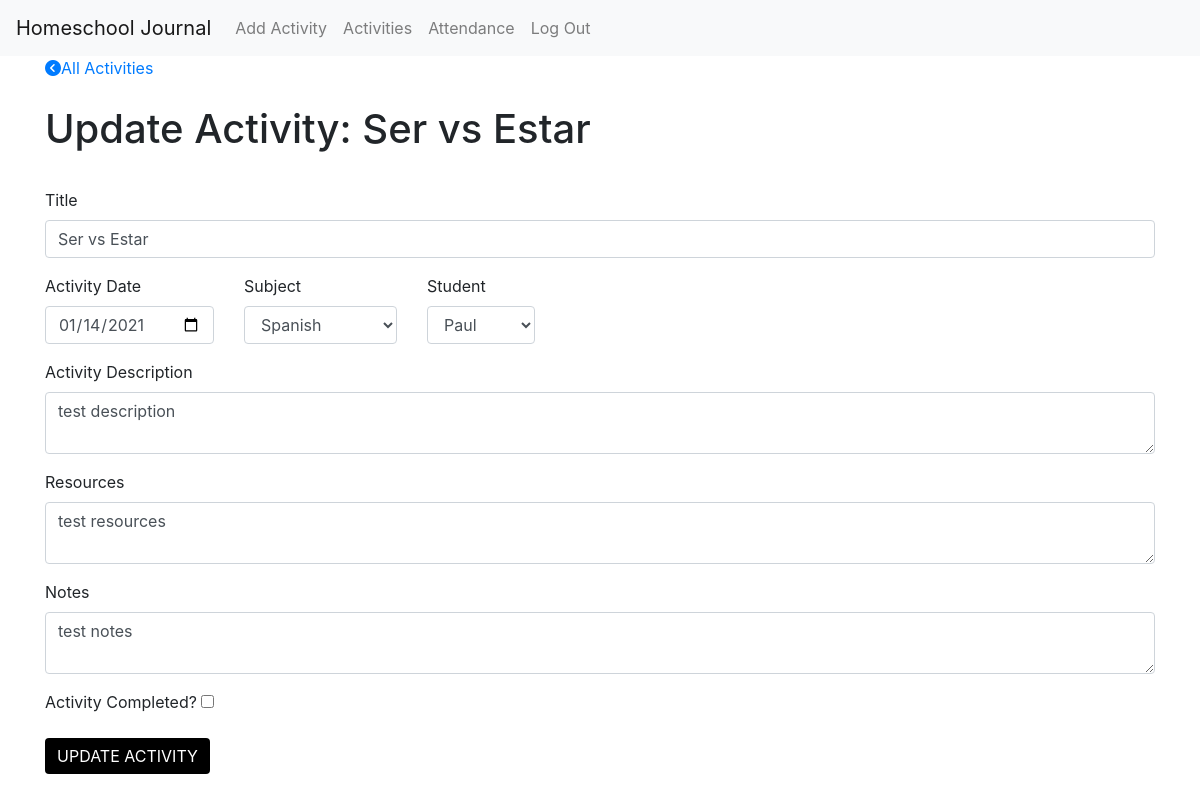
/update/Ser vs Estar (signed in), run on an earlier commit of the app's database.
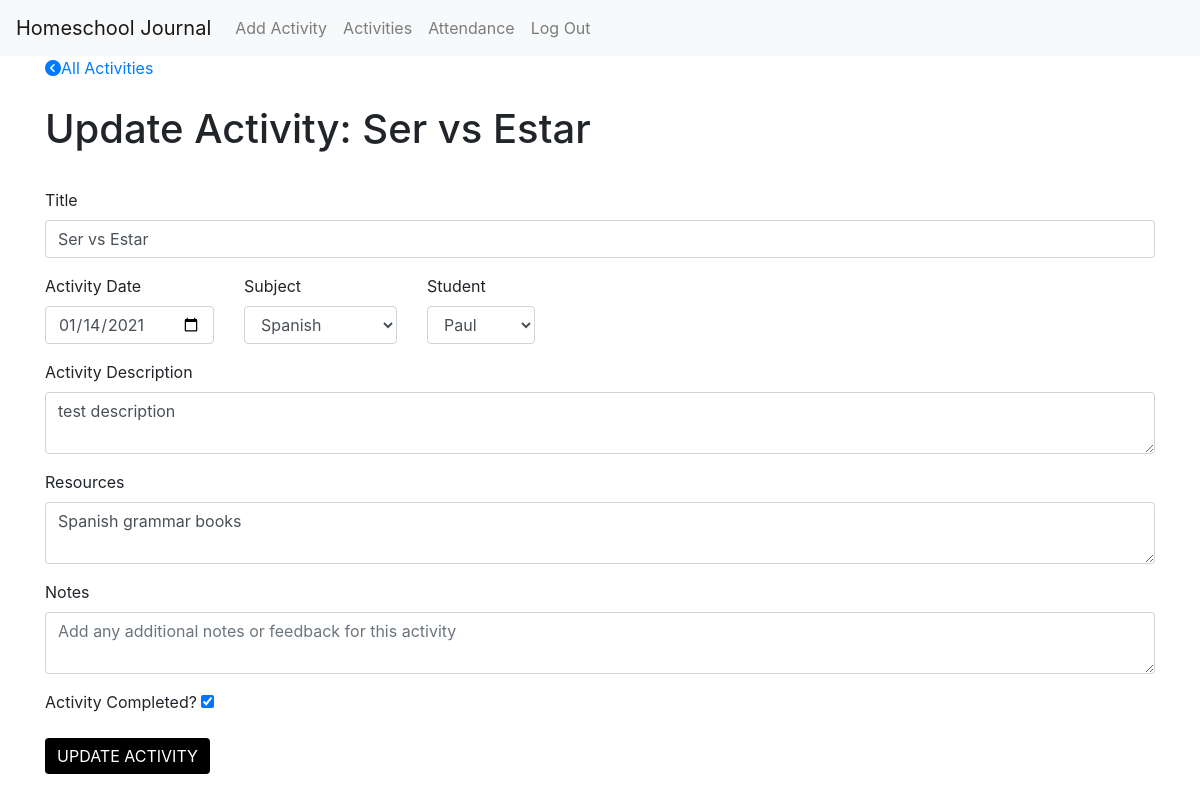
And on a later commit of the database.
### app/models.py (models this page shows, shortened)
class Activity(db.Model):
    id = db.Column(db.Integer, primary_key=True)
    title = db.Column(db.String(150), index=True, nullable=False)
    user_id = db.Column(db.Integer, db.ForeignKey('user.id'), index=True)
    subject_id = db.Column(db.Integer, db.ForeignKey('subject.id'), index=True, nullable=False)
    student_id = db.Column(db.Integer, db.ForeignKey('student.id'), index=True, nullable=False)
    description = db.Column(db.Text, index=True)
    resources = db.Column(db.Text, index=True)
    activity_date = db.Column(db.String(64), index=True, nullable=False)
    notes = db.Column(db.Text, index=True)
    status = db.Column(db.String(64), index=True, nullable=False)

### app/routes.py (the view, shortened to what this page needs)
@app.route('/update', methods=('GET', 'POST'))
@app.route('/update/<string:title>', methods=('GET', 'POST'))
@login_required
def update(title):
    activity = db.session.query(Activity).filter_by(title=title).first()
    students = current_user.students
    subjects = current_user.subjects
    if activity.status == "Completed":
        activity_status = True
    else:
        activity_status = False
    activity_record = {'title': activity.title, 'subject': activity.subject, 'student': activity.student, 'description': activity.description, 'resources': activity.resources, 'notes': activity.notes, 'status': activity_status}
    form = AddActivityForm(data=activity_record)
    form.subject.choices = subjects
    form.student.choices = students
    form.submit.label.text = "Update Activity"
    return render_template('update.html', title=title, form=form, activity=activity)

### app/forms.py
class AddActivityForm(FlaskForm):
    title = StringField('Title', validators=[DataRequired("Activity title required")])
    description = TextAreaField('Activity Description')
    subject = SelectField(u'Subject', choices=[])
    resources = TextAreaField('Resources')
    student = SelectField(u'Student', choices=[])
    activity_date = DateField('Activity Date', format='%Y-%m-%d', validators=[DataRequired()])
    status = BooleanField('Activity Completed?')
    notes = TextAreaField('Notes')
    submit = SubmitField('Add Activity')

### app/models.py (called while the page is built)
@login.user_loader
def load_user(id):
    return User.query.get(int(id))

    def __str__(self):
        return self.student_name

    def __str__(self):
        return self.subject_name

### app/templates/update.html (shortened to what this page needs)
{% extends 'base.html' %}
{% block content %}
    <a href="{{ url_for('log') }}"><i class="fas fa-chevron-circle-left"></i>All Activities</a>
    <h1> Update Activity: {{ title }}</h1>
    <div class="formwrapper">
        <form method="POST" action="{{ url_for('update', title=title) }}" class="form" role="form" novalidate>
            <div class="form-group">
                {{ form.title.label }}
                {{ form.title(size=100, class_='form-control', placeholder='Enter activity title') }}
            </div>
            <div class="form-float">
                <div class="form-group float-item">
                    {{ form.activity_date.label }}
                    {{ form.activity_date(class_='datepicker form-control', value=activity.activity_date) }}
                </div>
                <div class="form-group float-item">
                    {{ form.subject.label }}
                    {{ form.subject(class_='form-control') }}
                </div>
                <div class="form-group float-item">
                    {{ form.student.label }}
                    {{ form.student(class_='form-control') }}
                </div>
            </div>
            <div class="form-group">
                {{ form.description.label }}
                {{ form.description(size=500, class_='form-control', placeholder='Enter activity description') }}
            </div>
            <div class="form-group">
                {{ form.resources.label }}
                {{ form.resources(size=500, class_='form-control', placeholder='List any resources needed for this activity (e.g. supplies, books, links, etc.)') }}
            </div>
            <div class="form-group">
                {{ form.notes.label }}
                {{ form.notes(size=500, class_='form-control', placeholder='Add any additional notes or feedback for this activity') }}
            </div>
            <div class="form-group">
                {{ form.status.label }}
                {{ form.status }}
            </div>
            <p>{{ form.submit(class_='btn btn-primary') }}</p>
        </form>
    </div>
{% endblock %}

What changed in the data, as far as the page shows it:
changed Activity "Ser vs Estar": resources "test resources" → "Spanish grammar books"; notes "test notes" → (not shown); status "☐" → "☑"
